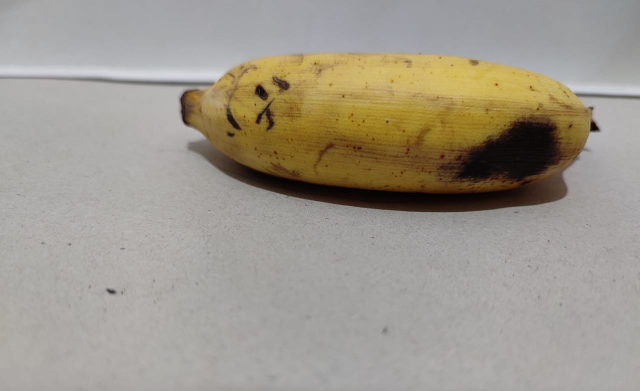
#> input picture images/IMAG 1.jpg, 1279 x 781 px, given in place of IMAG%201.jpg, which was not available (shown at 1/2 size)
$ python app.py   (older library calls are emulated)
#> lines starting #> are read from the running program, lines starting #| are printed output that depends on the picture; after the words box and inside, x2 and y2 are one past the last pixel; in counts of white or black regions, pixels touching at a corner belong together; pictures that were not available may be replaced by others from this repository, and a replacement may not be noted
#> further down, before is the input picture: shape (781, 1279, 3); mean R, G, B 158.3, 151.9, 140.4
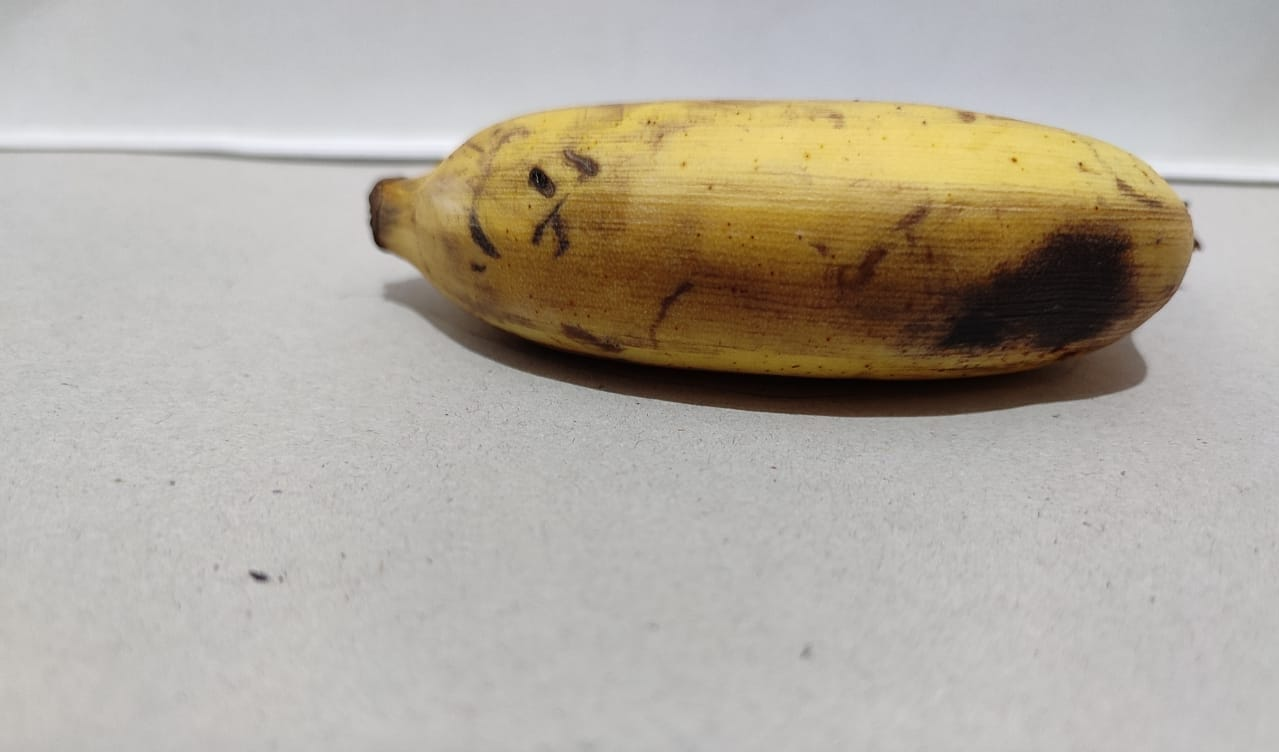
#> input picture images/IMAG 2.jpg, 1279 x 752 px, given in place of IMAG%202.jpg, which was not available
#> further down, after is the input picture: shape (752, 1279, 3); mean R, G, B 176.7, 170.2, 159.7
### image_processing.py
import cv2
from time import sleep
import skimage.metrics
import matplotlib.pyplot as plt
import numpy as np
from PIL import Image

class ImageProc:
    Image.MAX_IMAGE_PIXELS = None

    def uniform_dim(imageA, imageB):
        h1, w1 = imageA.shape
        h2, w2 = imageB.shape
        if (h1 != h2) or (w1 != w2):
            imageA = cv2.resize(imageA, (min(w1,w2), min(h1,h2)))
            imageB = cv2.resize(imageB, (min(w1,w2), min(h1,h2)))
        return imageA, imageB

    def compare(imageA, imageB):
        s = skimage.metrics.structural_similarity(imageA, imageB, multichannel=True)
        m = np.sum((imageA.astype("float") - imageB.astype("float")) ** 2)
        m /= float(imageA.shape[0] * imageA.shape[1])
        m,s=(round(m,2),round(s,2))
        return (m,s)

    def pre_processing(imageA, imageB): #NOT SURE BC!
        imageA = cv2.cvtColor(imageA, cv2.COLOR_BGR2GRAY)
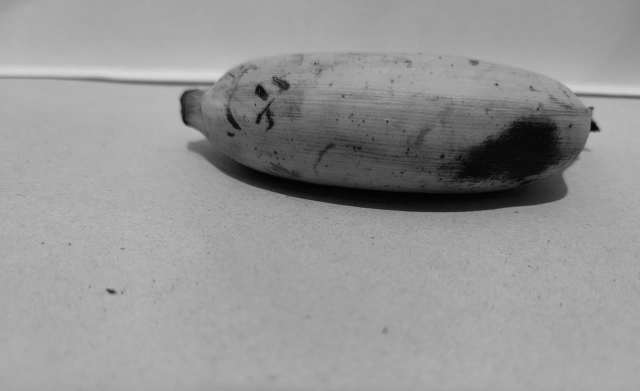
#> imageA: shape (781, 1279) (shown at 1/2 size); min 0, max 216, mean 149.3
        imageB = cv2.cvtColor(imageB, cv2.COLOR_BGR2GRAY)
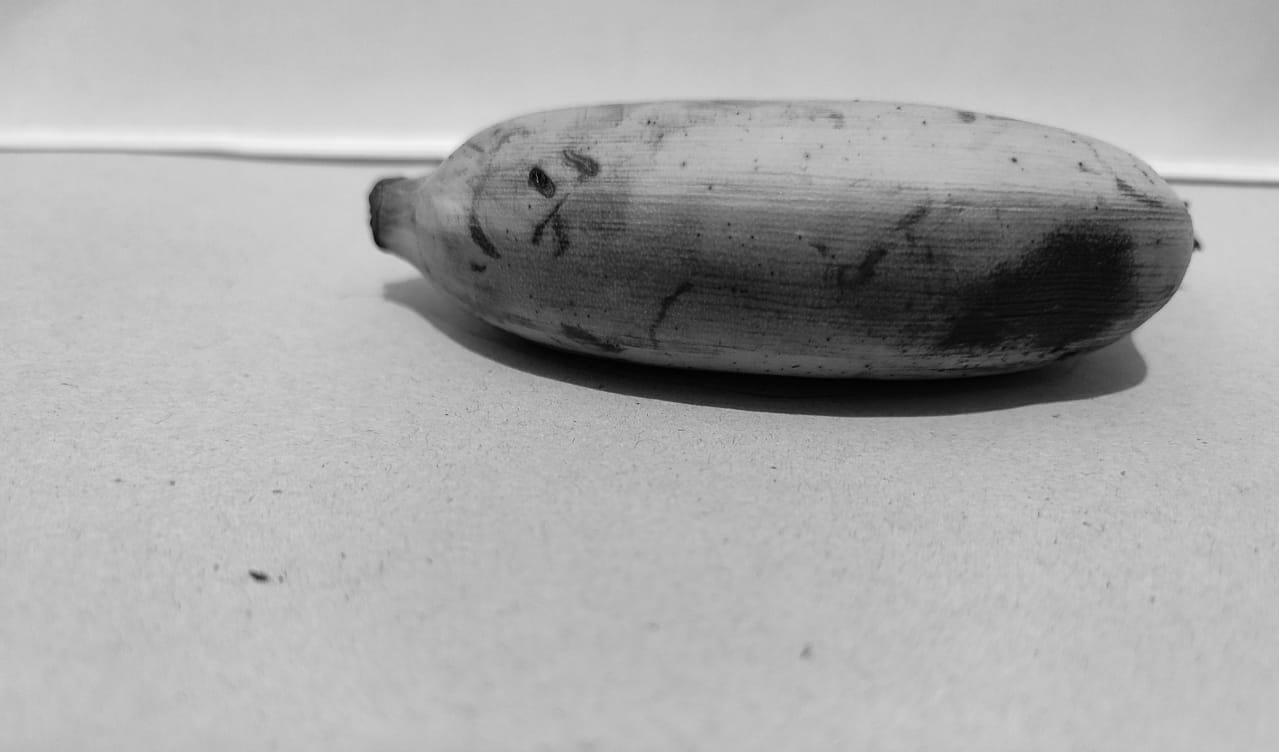
#> imageB: shape (752, 1279); min 0, max 244, mean 167.9
        imageA = cv2.Canny(imageA, 100, 200)
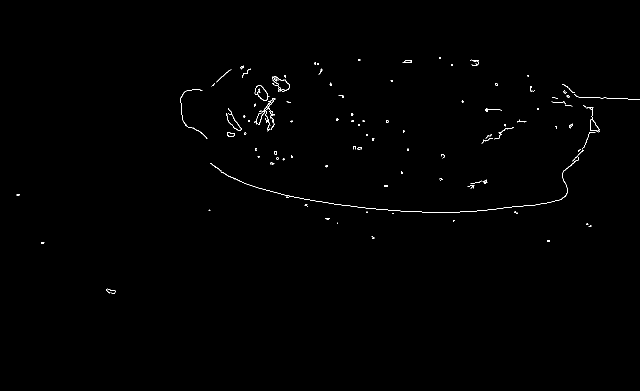
#> imageA: shape (781, 1279) (shown at 1/2 size); 0.38% white in thin lines or dots, all inside (x1, y1, x2, y2) = (33, 114, 1279, 588)
        imageB = cv2.Canny(imageB, 100, 200)
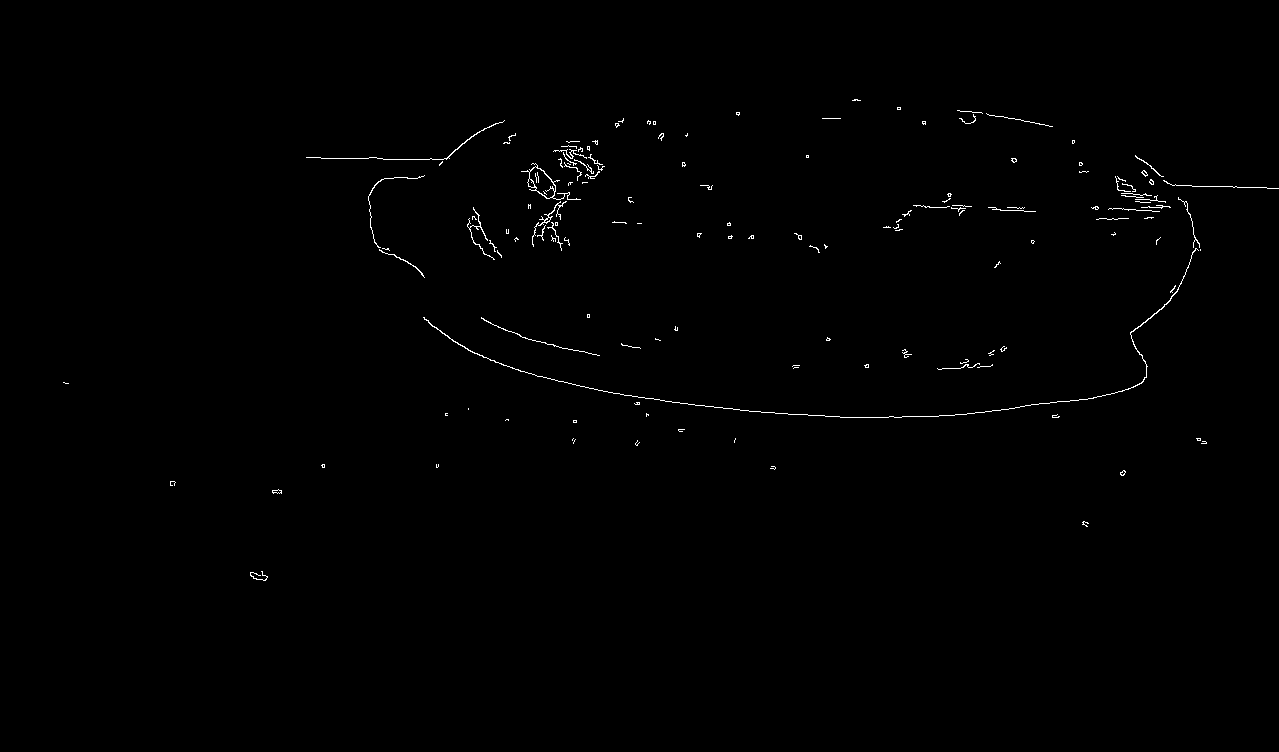
#> imageB: shape (752, 1279); 0.47% white in thin lines or dots, all inside (x1, y1, x2, y2) = (63, 99, 1279, 581)
        imageA, imageB = ImageProc.uniform_dim(imageA, imageB)
#> in uniform_dim, `imageA = cv2.resize(imageA, (min(w1,w2), min(h1,h2)))`:
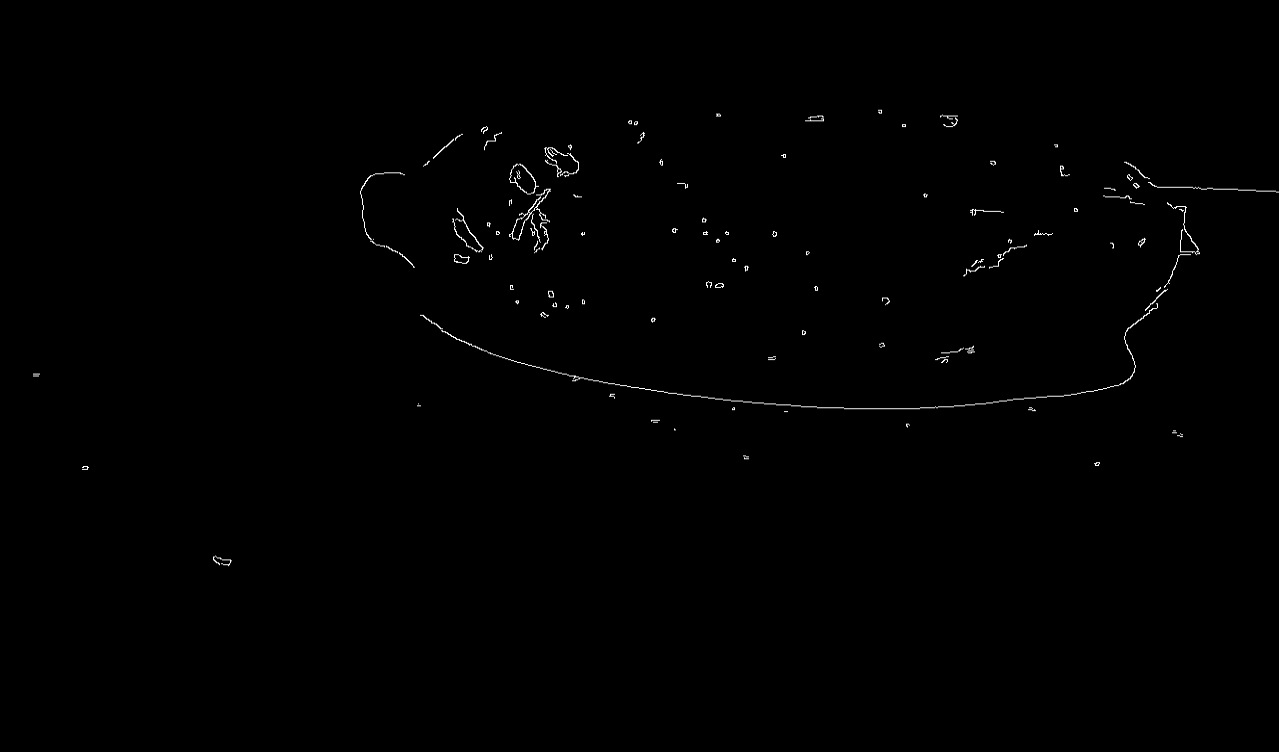
#> imageA: shape (752, 1279); min 0, max 255, mean 1
        return (imageA, imageB) #can also be changed!

    # [9 lines left out: function display_images, not called in this run]

### app.py
from skimage import io
from image_processing import ImageProc

before = io.imread("https://raw.githubusercontent.com/SiddhanthNB/uvc-img-proc/main/images/IMAG%201.jpg")
#before = io.imread("https://raw.githubusercontent.com/SiddhanthNB/uvc-img-proc/main/images/IMG%201.jpg")

#uv_treatment(input("time for uv-treatment in sec"))

after = io.imread("https://raw.githubusercontent.com/SiddhanthNB/uvc-img-proc/main/images/IMAG%202.jpg")
#after = io.imread("https://raw.githubusercontent.com/SiddhanthNB/uvc-img-proc/main/images/IMG%202.jpg")

before, after = ImageProc.pre_processing(before, after)
mse, ssi =  ImageProc.compare(before, after)
#> in compare, `s = skimage.metrics.structural_similarity(imageA, imageB, multichannel..`: s = 0.96
#> in compare, `m = np.sum((imageA.astype("float") - imageB.astype("float")) ** 2)`: m = 464021584
#> in compare, `m /= float(imageA.shape[0] * imageA.shape[1])`: m = 482.4
#> mse = 482.4; ssi = 0.96
if ssi == 1.00:
    print("no effect of UV", (mse, ssi))
    #uv_treatment(input("once more"))
else:
    print("success")
    print(f"SSI value: {ssi}")
#| SSI value: 0.96
    print(f"MSE value: {mse}")
#| MSE value: 482.45
